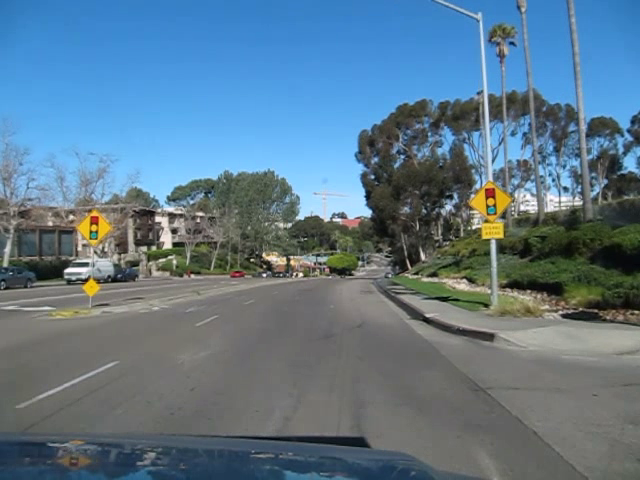
#> input picture junk/example.png, 640 x 480 px
$ python color_rec2.py   (older library calls are emulated)
#> lines starting #> are read from the running program, lines starting #| are printed output that depends on the picture; after the words box and inside, x2 and y2 are one past the last pixel; in counts of white or black regions, pixels touching at a corner belong together
import numpy as np
import cv2


def normalize(potentials):
    norm_ims = []
    dim = (16, 16, 3)

    for sign in potentials:
        resized = cv2.resize(sign, dim)
        hsv = cv2.cvtColor(sign, cv2.COLOR_BGR2HSV)
        hsv = hsv[:, 0, :] = cv2.equalizeHist(hsv[:, 0, :])
        resized = cv2.cvtColor(hsv, cv2.COLOR_HSV2BGR)
        norm_ims.append(resized)


image = cv2.imread("example.png")
#> image is the input picture: shape (480, 640, 3); mean B, G, R 138.6, 120.6, 94.1
hsv = cv2.cvtColor(image, cv2.COLOR_BGR2HSV)
#> hsv: shape (480, 640, 3); mean H, S, V 68.8, 79.9, 144.8
hsv[:, 0, :] = cv2.equalizeHist(hsv[:, 0, :])
#> hsv: shape (480, 640, 3); mean H, S, V 68.8, 79.9, 144.9

# [9 lines of commented-out code are left out]

hsv_color_pairs = (
    (np.array([20, 75, 75]), np.array([25, 255, 255])),
    (np.array([0, 75, 75]), np.array([7, 255, 255]))
)

potential_signs = []

for colors in hsv_color_pairs:
    mask = cv2.inRange(hsv, colors[0], colors[1])
    out = cv2.bitwise_and(image, image, mask=mask)
    blur = cv2.blur(out, (5, 5), 0)
    imgray = cv2.cvtColor(blur, cv2.COLOR_BGR2GRAY)
    ret, thresh = cv2.threshold(imgray, 0, 255, cv2.THRESH_OTSU)

    cv2.imshow("images", np.hstack([image, out]))
    cv2.imshow("thresh", thresh)
    cv2.imshow("out", out)
    cv2.imshow("blur", blur)
    cv2.waitKey(0)

    heir, contours, _ = cv2.findContours(thresh, cv2.RETR_EXTERNAL, cv2.CHAIN_APPROX_SIMPLE)

    # cv2.imshow("image", image)
    # cv2.waitKey(0)

    copy = image.copy()
    # print(len(contours))

    signs = []
    for i, cnt in enumerate(contours):
        area = cv2.contourArea(cnt)
        # print(area)

        if int(area) > 0:
            epsilon = 0.0000000001 * cv2.arcLength(cnt, True)
            approx = cv2.approxPolyDP(cnt, epsilon, True)
            cv2.drawContours(image, [approx], -1, (255, 0, 0), 3)

            if area > 175 and area < 2200:
                x, y, w, h = cv2.boundingRect(cnt)
                cv2.rectangle(copy, (x, y), (x+w, y+h), (0, 255, 0), 2)
                # potential_signs.append(np.array([x, y, w, h]))
                potential_signs.append(copy[y:(y+h+20), x:(x+w+20)])

    cv2.imshow("potential_signs", copy)
    cv2.waitKey(0)
#> this loop made 2 passes
#> ret on passes 1 to 2: 66, 34
#> pass 1, `mask = cv2.inRange(hsv, colors[0], colors[1])`:
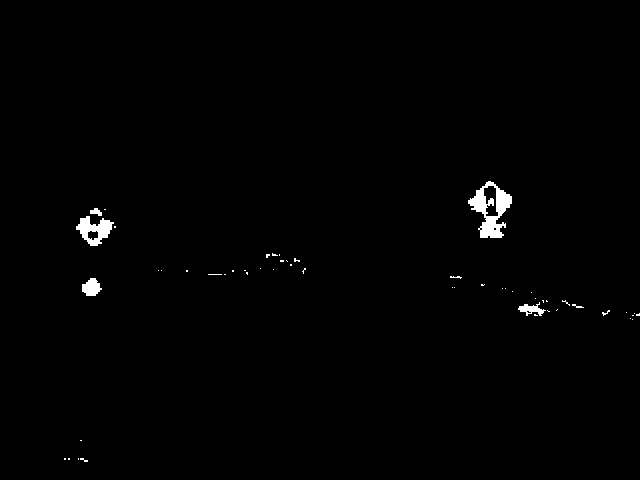
#> mask: shape (480, 640); 0.8% white; 53 white regions (47 under 20 px), largest, box (x1, y1, x2, y2) and area: (468, 181, 512, 238) 1139, (76, 216, 114, 246) 588, (82, 278, 102, 296) 250, (518, 302, 546, 316) 178, (90, 208, 102, 216) 60, (572, 304, 584, 308) 22
#> after the loop: blur: shape (480, 640, 3); mean H, S, V 0.1, 0, 0.1
#> after the loop: copy: shape (480, 640, 3); mean H, S, V 139.7, 119.8, 93.2
#> after the loop:
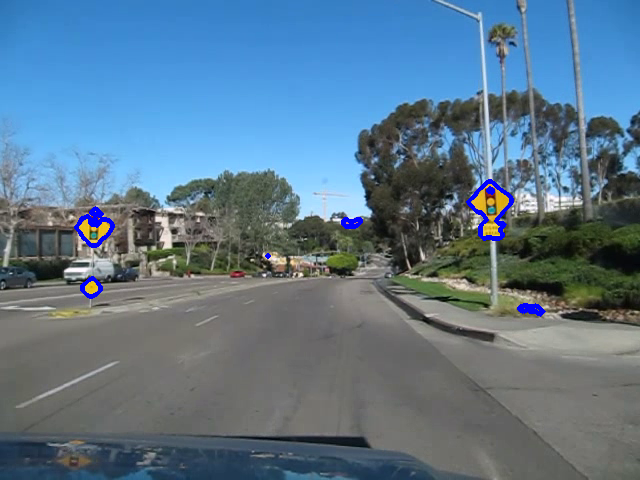
#> image: shape (480, 640, 3); 0.7% of pixels changed, all inside (x1, y1, x2, y2) = (74, 179, 546, 317)
#> after the loop: out: shape (480, 640, 3); mean H, S, V 0.1, 0, 0.1
#> after the loop:
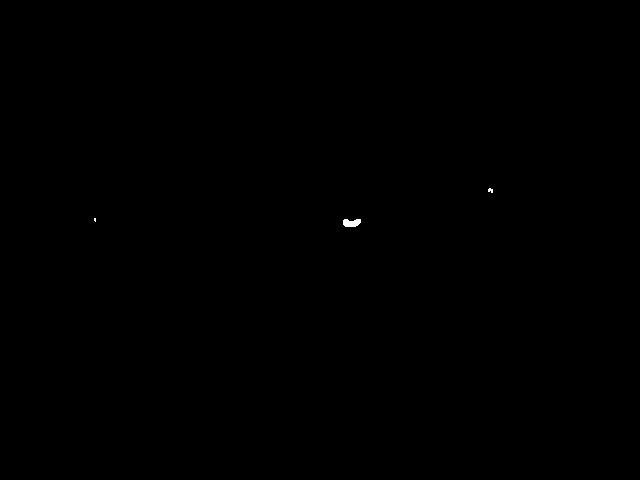
#> thresh: shape (480, 640); 0.05% white; 3 white regions (2 under 20 px), largest, box (x1, y1, x2, y2) and area: (343, 219, 361, 227) 116
#> after the loop, potential_signs = 3 items
    # [11 lines of commented-out code are left out]
